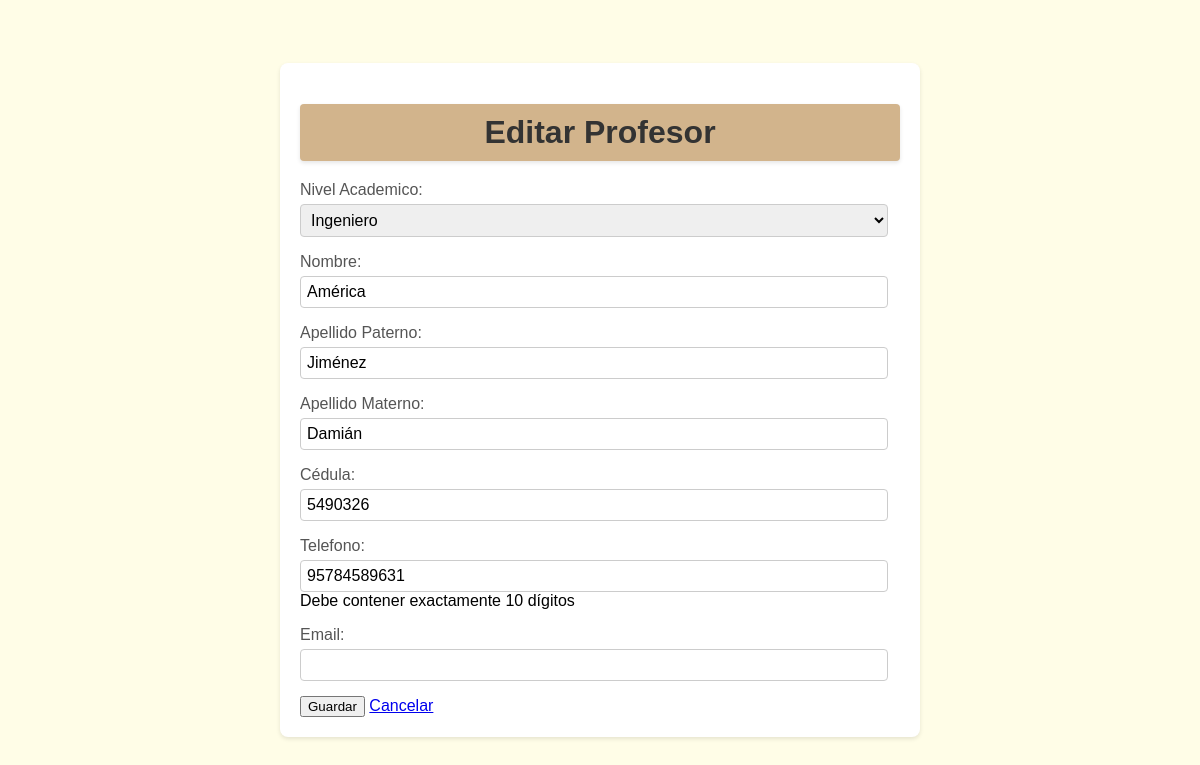
/Titulacion/profesores/editar/20/ (signed in), run on the app's committed database.
### Titulacion/models.py (models this page shows, shortened)
class Profesor (models.Model):
    sigla = models.CharField(max_length=50, choices=[
        ('MTI.', 'Maestría en Tecnologías de la Información'),
        ('MDIS.', 'Maestría en Diseño'),
        ('ING.', 'Ingeniero'),
        ('LIC.', 'Licenciado'),
        ('DR.', 'Doctor')], default='MTI')
    nombreProfesor = models.CharField(max_length=100)
    apellidoPaterno = models.CharField(max_length=100, default="")
    apellidoMaterno = models.CharField(max_length=100, default="")
    cedulaProfesor = models.IntegerField()
    phone_validator = RegexValidator(regex=r'^\d{10}$',message="El número de teléfono debe contener exactamente 10 dígitos.")
    telefono_prof = models.CharField(
        max_length=10,
        validators=[phone_validator],
        blank=True,
        null=True,
        help_text="Debe contener exactamente 10 dígitos"
    )
    email_prof = models.EmailField(blank=True, null=True)

### Titulacion/views.py (the view)
# urls.py: path('profesores/editar/<int:pk>/', views.update_profesor, name='update_profesor'),
@login_required
def update_profesor(request, pk):
    profesor = get_object_or_404(Profesor, pk=pk)
    if request.method == 'POST':
        form = ProfesorForm(request.POST, instance=profesor)
        if form.is_valid():
            form.save()
            return redirect('lista_profesores')
    else:
        form = ProfesorForm(instance=profesor)
    return render(request, 'titulaciones/profesor_form.html', {'form': form})

### Titulacion/forms.py
class ProfesorForm(forms.ModelForm):
    class Meta:
        model = Profesor
        fields = ['sigla','nombreProfesor', 'apellidoPaterno', 'apellidoMaterno', 'cedulaProfesor', 'telefono_prof', 'email_prof']
        labels = {
            'sigla': 'Nivel Academico',
            'nombreProfesor': 'Nombre',
            'apellidoPaterno': 'Apellido Paterno',
            'apellidoMaterno': 'Apellido Materno',
            'cedulaProfesor': 'Cédula',
            'telefono_prof': 'Telefono',
            'email_prof': 'Email'
        }

### Titulacion/templates/titulaciones/profesor_form.html (shortened to what this page needs)
<!DOCTYPE html>
<html lang="es">
<head>
    {% load static %}
    <link rel="stylesheet" type="text/css" href="{% static 'style.css' %}">
</head>
<body>
    <div class="container">
        <h1>{% if form.instance.pk %}Editar{% else %}Agregar{% endif %} Profesor</h1>
        <form method="post">
            {{ form.as_p }}
            <div class="form-actions">
                <button type="submit" class="submit-btn">Guardar</button>
                <a href="{% url 'lista_profesores' %}" class="cancel-btn">Cancelar</a>
            </div>
        </form>
    </div>
</body>
</html>

### Titulacion/static/style.css (style rules this page uses)
body { font-family: sans-serif; margin: 0; padding: 0; display: flex; justify-content: center; align-items: center; min-height: 100vh; background-color: #fffde7; }
:root { --text-color: #000000; --h5-font: 1rem; }
.container { background-color: #ffffff; padding: 20px; border-radius: 8px; box-shadow: 0 2px 4px rgba(0, 0, 0, 0.1); width: 80%; max-width: 600px; }
h1 { text-align: center; margin-bottom: 20px; color: #333; background-color: #d2b48c; padding: 10px; border-radius: 4px; box-shadow: 0 2px 4px rgba(0, 0, 0, 0.1); }
form p { margin-bottom: 15px; }
form label { display: block; margin-bottom: 5px; color: #555; }
form input[type="text"], form input[type="email"], form input[type="number"], form textarea, form input[type="file"], form select { width: calc(100% - 12px); padding: 6px; border: 1px solid #ccc; border-radius: 4px; box-sizing: border-box; font-size: 16px; }

### data on the page
Profesor: sigla "Ingeniero", nombreProfesor "América", apellidoPaterno "Jiménez", apellidoMaterno "Damián", cedulaProfesor "5490326", telefono_prof "95784589631"
